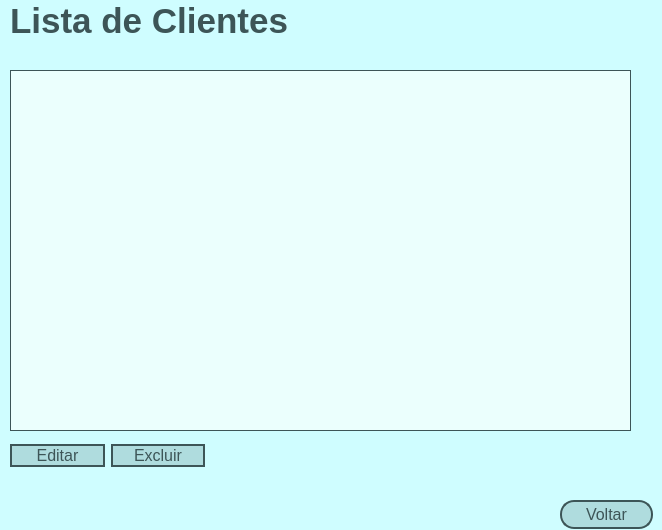
<?xml version="1.0" encoding="UTF-8"?>
<ui version="4.0">
 <class>listaClientes</class>
 <widget class="QDialog" name="listaClientes">
  <property name="geometry">
   <rect>
    <x>0</x>
    <y>0</y>
    <width>662</width>
    <height>530</height>
   </rect>
  </property>
  <property name="windowTitle">
   <string>Clientes</string>
  </property>
  <property name="styleSheet">
   <string notr="true">QDialog{
	background-color: #cffdff;
}

QPushButton{
	background-color: #afdcde;
	border-radius: 14px;
	border: 2px solid #3d5557;
	color: #3d5557;
	font-size: 16px;
}

QPushButton::hover{
	background-color: #b9faf4;
}


QLabel{
	color: #3d5557;
	font-weight:bold;
}

QTableWidget {
	background-color: #ebfffd;
	border: 1px solid #3d5557;
}

QHeaderView::section{
	background-color: #9db3b1;
	font-weight: bold;
}</string>
  </property>
  <widget class="QLabel" name="label">
   <property name="geometry">
    <rect>
     <x>10</x>
     <y>0</y>
     <width>281</width>
     <height>41</height>
    </rect>
   </property>
   <property name="font">
    <font>
     <pointsize>26</pointsize>
     <bold>true</bold>
    </font>
   </property>
   <property name="text">
    <string>Lista de Clientes</string>
   </property>
  </widget>
  <widget class="QWidget" name="layoutWidget">
   <property name="geometry">
    <rect>
     <x>10</x>
     <y>440</y>
     <width>195</width>
     <height>31</height>
    </rect>
   </property>
   <layout class="QHBoxLayout" name="horizontalLayout">
    <item>
     <widget class="QPushButton" name="btn_editar">
      <property name="text">
       <string>Editar</string>
      </property>
     </widget>
    </item>
    <item>
     <widget class="QPushButton" name="btn_excluir">
      <property name="text">
       <string>Excluir</string>
      </property>
     </widget>
    </item>
   </layout>
  </widget>
  <widget class="QTableWidget" name="tb_listaClientes">
   <property name="geometry">
    <rect>
     <x>10</x>
     <y>70</y>
     <width>621</width>
     <height>361</height>
    </rect>
   </property>
  </widget>
  <widget class="QPushButton" name="btn_voltar">
   <property name="geometry">
    <rect>
     <x>560</x>
     <y>500</y>
     <width>93</width>
     <height>29</height>
    </rect>
   </property>
   <property name="text">
    <string>Voltar</string>
   </property>
  </widget>
 </widget>
 <resources/>
 <connections/>
</ui>
